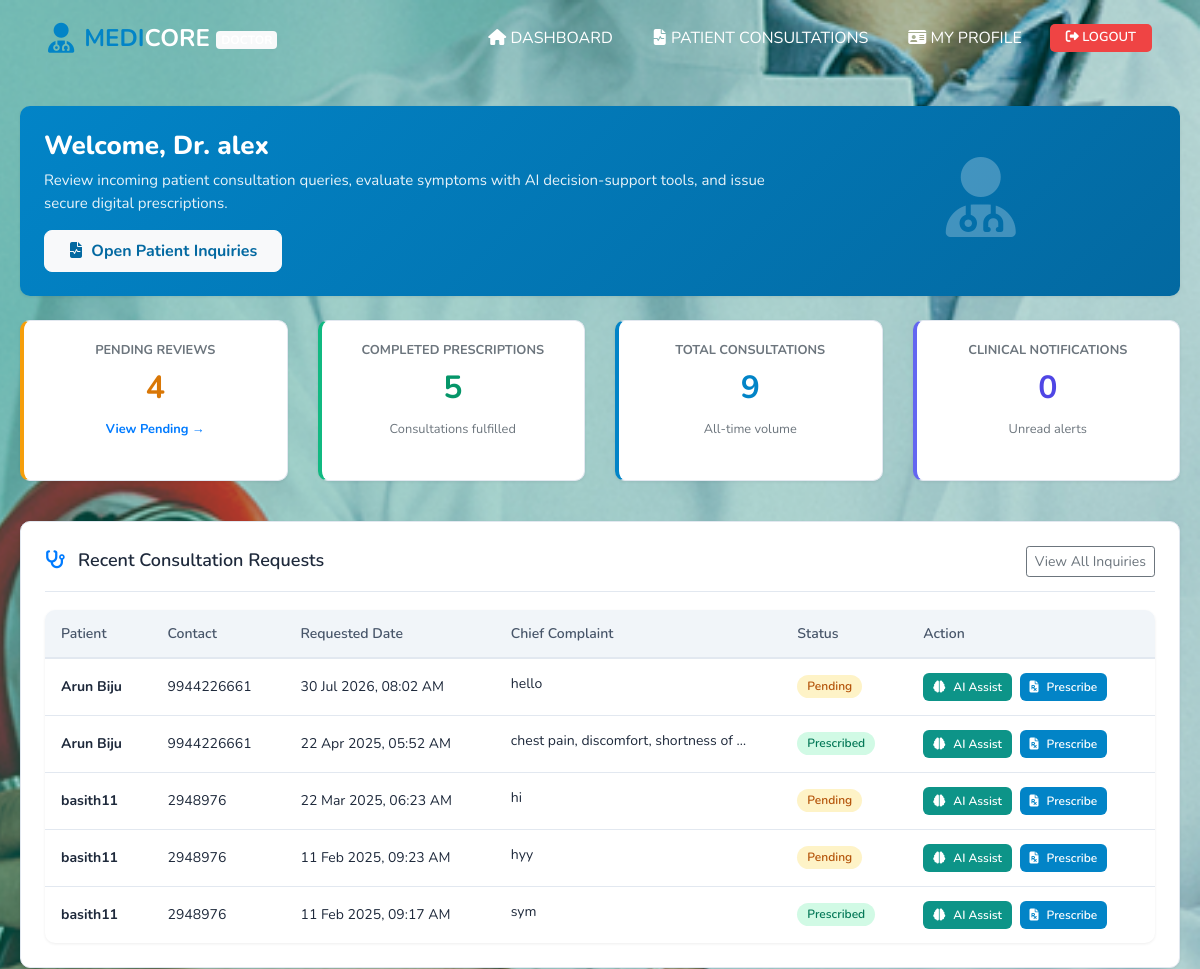
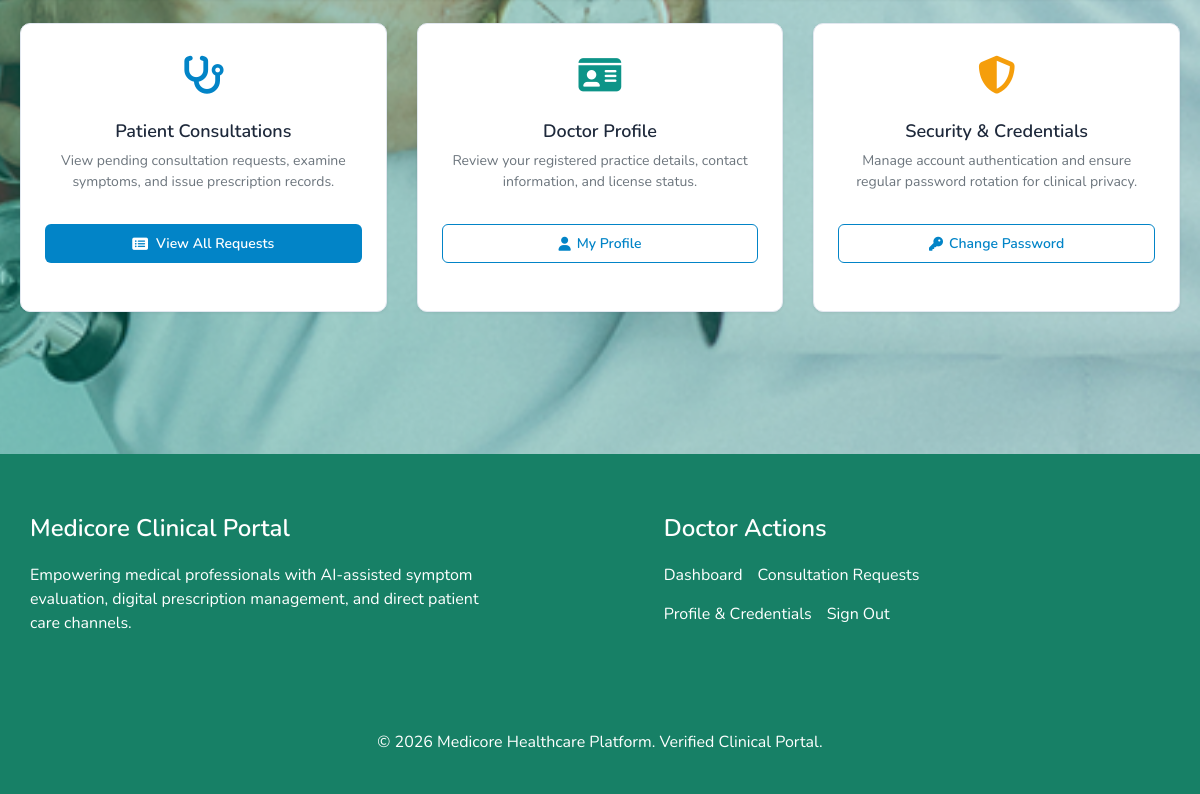
/Doctor/home/ (signed in), run on the app's committed database (2 pictures, top to bottom).
### Guest/models.py (models this page shows, shortened)
class tbl_doctor(models.Model):
    STATUS_PENDING = 0
    STATUS_APPROVED = 1
    STATUS_REJECTED = 2
    STATUS_CHOICES = (
        (STATUS_PENDING, 'Pending'),
        (STATUS_APPROVED, 'Approved'),
        (STATUS_REJECTED, 'Rejected'),
    )
    doctor_name = models.CharField(max_length=100)
    doctor_email = models.CharField(max_length=100, db_index=True)
    doctor_contact = models.CharField(max_length=30)
    doctor_status = models.IntegerField(default=0, choices=STATUS_CHOICES, db_index=True)
    doctor_photo = models.FileField(upload_to="Assets/Files/doctor")
    doctor_licese = models.FileField(upload_to="Assets/Files/doctor")
    place = models.ForeignKey(tbl_place, on_delete=models.CASCADE, related_name='doctors')
    doctor_password = models.CharField(max_length=128)
    class Meta:
        verbose_name = "Doctor"
        verbose_name_plural = "Doctors"
        ordering = ['doctor_name']

class tbl_registration(models.Model):
    registration_name = models.CharField(max_length=100)
    registration_email = models.CharField(max_length=100, db_index=True)
    registration_contact = models.CharField(max_length=30)
    registration_address = models.CharField(max_length=255)
    place = models.ForeignKey(tbl_place, on_delete=models.CASCADE, related_name='registrations')
    registration_photo = models.FileField(upload_to="Assets/Files/User")
    registration_password = models.CharField(max_length=128)
    class Meta:
        verbose_name = "User / Patient"
        verbose_name_plural = "Users / Patients"
        ordering = ['registration_name']

### User/models.py (models this page shows, shortened)
class tbl_request(models.Model):
    STATUS_PENDING = 0
    STATUS_ACCEPTED = 1
    STATUS_CHOICES = (
        (STATUS_PENDING, 'Pending'),
        (STATUS_ACCEPTED, 'Prescribed / Accepted'),
    )
    request_details = models.CharField(max_length=255)
    request_date = models.DateTimeField(auto_now_add=True)
    request_status = models.IntegerField(default=0, choices=STATUS_CHOICES, db_index=True)
    user = models.ForeignKey(tbl_registration, on_delete=models.CASCADE, related_name='consultation_requests')
    dotor = models.ForeignKey(tbl_doctor, on_delete=models.CASCADE, related_name='consultation_requests')
    class Meta:
        verbose_name = "Consultation Request"
        verbose_name_plural = "Consultation Requests"
        ordering = ['-request_date']

### Doctor/views.py (the view)
# urls.py: path('home/',views.home,name='home'),
@doctor_required
def home(request):
    doctor = get_object_or_404(tbl_doctor, id=request.session["did"])
    pending_count = tbl_request.objects.filter(dotor=doctor, request_status=0).count()
    completed_count = tbl_request.objects.filter(dotor=doctor, request_status=1).count()
    total_consultations = pending_count + completed_count
    unread_notifications = tbl_notification.objects.filter(doctor=doctor, is_read=False).count()
    recent_requests = tbl_request.objects.filter(dotor=doctor).select_related('user').order_by('-request_date')[:5]
    return render(request, 'Doctor/Home.html', {
        'doctor': doctor,
        'pending_count': pending_count,
        'completed_count': completed_count,
        'total_consultations': total_consultations,
        'unread_notifications': unread_notifications,
        'recent_requests': recent_requests,
    })

### Doctor/Templates/Doctor/Home.html
{% extends 'Doctor/Head.html' %}
{% load static %}
{% block content %}
<div class="medicore-page-container">
  <div class="medicore-card py-4 px-4 mb-4" style="background: linear-gradient(135deg, #0284c7 0%, #0369a1 100%); color: #ffffff; border: none;">
    <div class="row align-items-center">
      <div class="col-md-8">
        <h2 style="font-size: 26px; font-weight: 800; margin-bottom: 8px;">Welcome, Dr. {{ doctor.doctor_name }}</h2>
        <p style="font-size: 15px; opacity: 0.9; margin: 0 0 16px 0;">
          Review incoming patient consultation queries, evaluate symptoms with AI decision-support tools, and issue secure digital prescriptions.
        </p>
        <a href="{% url 'Doctor:viewrequest' %}" class="btn btn-light px-4 py-2 font-weight-bold" style="color: #0369a1; border-radius: 8px;">
          <i class="fas fa-file-medical-alt mr-1"></i> Open Patient Inquiries
        </a>
      </div>
      <div class="col-md-4 text-center d-none d-md-block">
        <div style="font-size: 80px; opacity: 0.25;">
          <i class="fas fa-user-md"></i>
        </div>
      </div>
    </div>
  </div>
  <div class="row mb-4">
    <div class="col-lg-3 col-sm-6 mb-3">
      <div class="medicore-card text-center p-3 h-100" style="border-left: 4px solid #f59e0b;">
        <span class="text-muted small text-uppercase font-weight-bold">Pending Reviews</span>
        <h2 class="font-weight-bold my-2" style="color: #d97706;">{{ pending_count }}</h2>
        <a href="{% url 'Doctor:viewrequest' %}" class="text-primary small font-weight-bold">View Pending &rarr;</a>
      </div>
    </div>
    <div class="col-lg-3 col-sm-6 mb-3">
      <div class="medicore-card text-center p-3 h-100" style="border-left: 4px solid #10b981;">
        <span class="text-muted small text-uppercase font-weight-bold">Completed Prescriptions</span>
        <h2 class="font-weight-bold my-2" style="color: #059669;">{{ completed_count }}</h2>
        <span class="text-muted small">Consultations fulfilled</span>
      </div>
    </div>
    <div class="col-lg-3 col-sm-6 mb-3">
      <div class="medicore-card text-center p-3 h-100" style="border-left: 4px solid #0284c7;">
        <span class="text-muted small text-uppercase font-weight-bold">Total Consultations</span>
        <h2 class="font-weight-bold my-2" style="color: #0284c7;">{{ total_consultations }}</h2>
        <span class="text-muted small">All-time volume</span>
      </div>
    </div>
    <div class="col-lg-3 col-sm-6 mb-3">
      <div class="medicore-card text-center p-3 h-100" style="border-left: 4px solid #6366f1;">
        <span class="text-muted small text-uppercase font-weight-bold">Clinical Notifications</span>
        <h2 class="font-weight-bold my-2" style="color: #4f46e5;">{{ unread_notifications }}</h2>
        <span class="text-muted small">Unread alerts</span>
      </div>
    </div>
  </div>
  <div class="medicore-card mb-4">
    <div class="medicore-card-header d-flex justify-content-between align-items-center">
      <h4 class="medicore-card-title mb-0"><i class="fas fa-stethoscope text-primary mr-2"></i> Recent Consultation Requests</h4>
      <a href="{% url 'Doctor:viewrequest' %}" class="btn btn-outline-secondary btn-sm">View All Inquiries</a>
    </div>
    <div class="medicore-table-responsive">
      <table class="medicore-table mb-0">
        <thead>
          <tr>
            <th>Patient</th>
            <th>Contact</th>
            <th>Requested Date</th>
            <th>Chief Complaint</th>
            <th>Status</th>
            <th>Action</th>
          </tr>
        </thead>
        <tbody>
          {% for req in recent_requests %}
          <tr>
            <td><strong>{{ req.user.registration_name }}</strong></td>
            <td>{{ req.user.registration_contact }}</td>
            <td>{{ req.request_date|date:"d M Y, h:i A" }}</td>
            <td style="max-width: 250px;"><span class="text-truncate d-inline-block" style="max-width: 240px;">{{ req.request_details }}</span></td>
            <td>
              {% if req.request_status == 1 %}
              <span class="medicore-badge badge-completed">Prescribed</span>
              {% else %}
              <span class="medicore-badge badge-pending">Pending</span>
              {% endif %}
            </td>
            <td>
              <a href="{% url 'Doctor:checkdisease' req.id %}" class="btn-medicore-secondary btn-medicore-sm mr-1" title="AI Symptom Evaluation">
                <i class="fas fa-brain"></i> AI Assist
              </a>
              <a href="{% url 'Doctor:prescription' req.id %}" class="btn-medicore-primary btn-medicore-sm" title="Upload Prescription">
                <i class="fas fa-file-prescription"></i> Prescribe
              </a>
            </td>
          </tr>
          {% empty %}
          <tr>
            <td colspan="6" class="text-center py-4 text-muted">
              <i class="fas fa-clipboard-check mr-1"></i> No recent consultation requests.
            </td>
          </tr>
          {% endfor %}
        </tbody>
      </table>
    </div>
  </div>
  <div class="row">
    <div class="col-md-4 mb-4">
      <div class="medicore-card h-100 text-center">
        <div class="mb-3" style="font-size: 38px; color: #0284c7;">
          <i class="fas fa-stethoscope"></i>
        </div>
        <h4 class="medicore-card-title mb-2">Patient Consultations</h4>
        <p class="text-muted" style="font-size: 14px;">View pending consultation requests, examine symptoms, and issue prescription records.</p>
        <div class="mt-auto pt-3">
          <a href="{% url 'Doctor:viewrequest' %}" class="btn-medicore-primary btn-block justify-content-center">
            <i class="fas fa-list-alt"></i> View All Requests
          </a>
        </div>
      </div>
    </div>
    <div class="col-md-4 mb-4">
      <div class="medicore-card h-100 text-center">
        <div class="mb-3" style="font-size: 38px; color: #0d9488;">
          <i class="fas fa-id-card"></i>
        </div>
        <h4 class="medicore-card-title mb-2">Doctor Profile</h4>
        <p class="text-muted" style="font-size: 14px;">Review your registered practice details, contact information, and license status.</p>
        <div class="mt-auto pt-3">
          <a href="{% url 'Doctor:myprofile' %}" class="btn-medicore-outline btn-block justify-content-center">
            <i class="fas fa-user"></i> My Profile
          </a>
        </div>
      </div>
    </div>
    <div class="col-md-4 mb-4">
      <div class="medicore-card h-100 text-center">
        <div class="mb-3" style="font-size: 38px; color: #f59e0b;">
          <i class="fas fa-shield-alt"></i>
        </div>
        <h4 class="medicore-card-title mb-2">Security & Credentials</h4>
        <p class="text-muted" style="font-size: 14px;">Manage account authentication and ensure regular password rotation for clinical privacy.</p>
        <div class="mt-auto pt-3">
          <a href="{% url 'Doctor:changepass' %}" class="btn-medicore-outline btn-block justify-content-center">
            <i class="fas fa-key"></i> Change Password
          </a>
        </div>
      </div>
    </div>
  </div>
</div>
{% endblock content %}

### Doctor/Templates/Doctor/Head.html (shortened to what this page needs)
{% load static %}
<!DOCTYPE html>
<html lang="en">
<head>
  <link rel="stylesheet" type="text/css" href="{% static 'Main/css/bootstrap.css' %}" />
  <link href="{% static 'Main/css/font-awesome.min.css' %}" rel="stylesheet" />
  <link rel="stylesheet" href="https://cdnjs.cloudflare.com/ajax/libs/font-awesome/6.4.2/css/all.min.css">
  <link href="{% static 'Main/css/style.css' %}" rel="stylesheet" />
  <link href="{% static 'Main/css/responsive.css' %}" rel="stylesheet" />
  <link href="{% static 'Main/css/medicore-theme.css' %}" rel="stylesheet" />
</head>
<body>
  <div class="hero_area">
    <div class="hero_bg_box">
    </div>
    <header class="header_section">
      <div class="container-fluid px-lg-5">
        <nav class="navbar navbar-expand-lg custom_nav-container">
          <a class="navbar-brand" href="{% url 'Doctor:home' %}" style="display:flex;align-items:center;text-decoration:none;font-size:26px;font-weight:700;">
            <i class="fas fa-user-md" style="color:#0284c7;font-size:30px;margin-right:10px;"></i>
            <span style="color:#0284c7;">Medi<span style="color:#ffffff;">core</span> <span class="badge badge-light" style="font-size:12px;vertical-align:middle;">Doctor</span></span>
          </a>
          <div class="collapse navbar-collapse" id="navbarSupportedContent">
            <ul class="navbar-nav ml-auto align-items-lg-center">
              <li class="nav-item">
                <a class="nav-link" href="{% url 'Doctor:home' %}"><i class="fas fa-home"></i> Dashboard</a>
              </li>
              <li class="nav-item">
                <a class="nav-link" href="{% url 'Doctor:viewrequest' %}"><i class="fas fa-file-medical-alt"></i> Patient Consultations</a>
              </li>
              <li class="nav-item">
                <a class="nav-link" href="{% url 'Doctor:myprofile' %}"><i class="fas fa-id-card"></i> My Profile</a>
              </li>
              <li class="nav-item ml-lg-2">
                <a class="nav-link btn-medicore-danger text-white px-3 py-1" href="{% url 'Doctor:dlogout' %}"><i class="fas fa-sign-out-alt"></i> Logout</a>
              </li>
            </ul>
          </div>
        </nav>
      </div>
    </header>
    {% block content %}
    {% endblock content %}
    <footer class="footer_section mt-5">
      <div class="container">
        <div class="row">
          <div class="col-md-6 col-lg-5 footer_col">
            <div class="footer_detail">
              <h4>Medicore Clinical Portal</h4>
              <p>
                Empowering medical professionals with AI-assisted symptom evaluation, digital prescription management, and direct patient care channels.
              </p>
            </div>
          </div>
          <div class="col-md-6 col-lg-4 mx-auto footer_col">
            <div class="footer_link_box">
              <h4>Doctor Actions</h4>
              <div class="footer_links">
                <a href="{% url 'Doctor:home' %}">Dashboard</a>
                <a href="{% url 'Doctor:viewrequest' %}">Consultation Requests</a>
                <a href="{% url 'Doctor:myprofile' %}">Profile & Credentials</a>
                <a href="{% url 'Doctor:dlogout' %}">Sign Out</a>
              </div>
            </div>
          </div>
        </div>
        <div class="footer-info text-center mt-4">
          <p>&copy; {% now "Y" %} Medicore Healthcare Platform. Verified Clinical Portal.</p>
        </div>
      </div>
    </footer>
  </div>
</body>
</html>

### data on the page
tbl_doctor: doctor_name "alex"
tbl_request: user.registration_name "Arun Biju", user.registration_contact "9944226661", request_date "30 Jul 2026, 08:02 AM", request_details "hello", request_status "Pending"
tbl_request: user.registration_name "Arun Biju", user.registration_contact "9944226661", request_date "22 Apr 2025, 05:52 AM", request_details "chest pain, discomfort, shortness of…", request_status "Prescribed"
tbl_request: user.registration_name "basith11", user.registration_contact "2948976", request_date "22 Mar 2025, 06:23 AM", request_details "hi", request_status "Pending"
tbl_request: user.registration_name "basith11", user.registration_contact "2948976", request_date "11 Feb 2025, 09:23 AM", request_details "hyy", request_status "Pending"
tbl_request: user.registration_name "basith11", user.registration_contact "2948976", request_date "11 Feb 2025, 09:17 AM", request_details "sym", request_status "Prescribed"

### other printed values
{{ pending_count }} "4"
{{ completed_count }} "5"
{{ total_consultations }} "9"
{{ unread_notifications }} "0"
